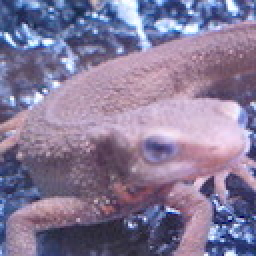
//> input picture ImageProcessing100/problems_31-40/imagelib/imori.jpg, 128 x 128 px (shown 2 times larger)
$ ./answer_40   (built with g++ and OpenCV 4)
//> lines starting //> are read from the running program, lines starting //| are printed output that depends on the picture; after the words box and inside, x2 and y2 are one past the last pixel; in counts of white or black regions, pixels touching at a corner belong together
/*
 * @Author: AIkikaze wenwenziy@163.com
 * @Date: 2023-05-08 15:34:54
 * @LastEditors: AIkikaze wenwenziy@163.com
 * @LastEditTime: 2023-05-09 15:45:18
 * @FilePath: \Cplusplus-playground\ImageProcessing100\problems_31-40\answer_cpp\answer_40.cpp
 * @Description:
 *
 */
#include <opencv2/core.hpp>
#include <opencv2/imgcodecs.hpp>
#include <opencv2/imgproc.hpp>
#include <opencv2/highgui.hpp>
#include <iostream>
#include <cstdio>
using namespace std;
using namespace cv;

void rgb2YCbCr(Mat &I) {
  double Y, Cb, Cr;
  for(int i = 0; i < I.rows; i++) {
    for(int j = 0; j < I.cols; j++) {
      Vec3d p = I.at<Vec3d>(i, j);
      Y = 0.299 * p[2] + 0.5870 * p[1] + 0.114 * p[0];
      Cb = - 0.1687 * p[2] - 0.3323 * p[1] + 0.5 * p[0] + 128;
      Cr = 0.5 * p[2] - 0.4187 * p[1] - 0.0813 * p[0] + 128;
      I.at<Vec3d>(i, j)[0] = Y;
      I.at<Vec3d>(i, j)[1] = Cb;
      I.at<Vec3d>(i, j)[2] = Cr;
    }
  }
}

void ycbcr2RGB(Mat &I) {
  double R, G, B;
  for(int i = 0; i < I.rows; i++) {
    for(int j = 0; j < I.cols; j++) {
      Vec3d p = I.at<Vec3d>(i, j);
      R = p[0] + (p[2] - 128) * 1.4102;
      G = p[0] - (p[1] - 128) * 0.3441 - (p[2] - 128) * 0.7139;
      B = p[0] + (p[1] - 128) * 1.7718;
      I.at<Vec3d>(i, j)[0] = B;
      I.at<Vec3d>(i, j)[1] = G;
      I.at<Vec3d>(i, j)[2] = R;
    }
  }
}

// T = 8
// F(u,v) = 2 / T * C(u)C(pv) * Sum_{y=0:T-1} Sum_{x=0:T-1}
//                  f(y,x) cos((2y+1)u*pi/2T) cos((2x+1)v*i/2T)
Mat dct(const Mat &I, int T) {
  double val, Cu, Cv;
  double cos1, cos2;
  double fator = CV_PI / (2.0 * T);
  Mat f = Mat::zeros(I.rows, I.cols, CV_64FC3);

  for(int r = 0; r < I.rows; r += T) {
    for(int l = 0; l < I.cols; l += T) {
      for(int c = 0; c < I.channels(); c++) {
        for(int u = 0; u < T; u++) {
          for(int v = 0; v < T; v++) {
            val = 0.0;
            Cu = Cv = 1.0;
            if(!u) Cu = 1. / sqrt(2);
            if(!v) Cv = 1. / sqrt(2);
            for(int y = 0; y < T; y++) {
              for(int x = 0; x < T; x++) {
                cos1 = cos((double)(2*y+1) * u * fator);
                cos2 = cos((double)(2*x+1) * v * fator);
                val += Cu * Cv * I.at<Vec3d>(r+y, l+x)[c] * cos1 * cos2;
              }
            }
            val *= 2.0 / T;
            f.at<Vec3d>(r+u, l+v)[c] = val;
          }
        }
      }
    }
  }

  return f;
}

// f(x,y) = 2 / T * Sum_{u=0:T-1} Sum_{v=0:T-1} * C(u)C(v)
//                  F(u,v) cos((2x+1)u*pi/2T) cos((2y+1)v*pi/2T)
Mat idct(const Mat &f, int T, int K) {
  double val, Cu, Cv;
  double cos1, cos2;
  double fator = CV_PI / (2.0 * T);
  Mat I = Mat::zeros(f.rows, f.cols, CV_64FC3);

  for(int r = 0; r < I.rows; r += T) {
    for(int l = 0; l < I.cols; l += T) {
      for(int c = 0; c < 3; c++) {
        for(int y = 0; y < T; y++) {
          for(int x = 0; x < T; x++) {
            val = 0.0;
            for(int u = 0; u < K; u++) {
              for(int v = 0; v < K; v++) {
                Cu = Cv = 1.0;
                if(!u) Cu = 1. / sqrt(2);
                if(!v) Cv = 1. / sqrt(2);
                cos1 = cos((double)(2*y+1) * u * fator);
                cos2 = cos((double)(2*x+1) * v * fator);
                val += Cu * Cv * f.at<Vec3d>(r+u, l+v)[c] * cos1 * cos2;
              }
            }
            val *= 2.0 / T;
            I.at<Vec3d>(r+y, l+x)[c] = val;
          }
        }
      }
    }
  }

  return I;
}

void quantize(Mat &I, int T) {
  double Q1[T][T] = {{16, 11, 10, 16, 24, 40, 51, 61},
                    {12, 12, 14, 19, 26, 58, 60, 55},
                    {12, 12, 14, 19, 26, 58, 60, 55},
                    {14, 17, 22, 29, 51, 87, 80, 62},
                    {18, 22, 37, 56, 68, 109, 103, 77},
                    {24, 35, 55, 64, 81, 104, 113, 92},
                    {49, 64, 78, 87, 103, 121, 120, 101},
                    {72, 92, 95, 98, 112, 100, 103, 99}
                    };
  double Q2[T][T] = {{17, 18, 24, 47, 99, 99, 99, 99},
                    {18, 21, 26, 66, 99, 99, 99, 99},
                    {24, 26, 56, 99, 99, 99, 99, 99},
                    {47, 66, 99, 99, 99, 99, 99, 99},
                    {99, 99, 99, 99, 99, 99, 99, 99},
                    {99, 99, 99, 99, 99, 99, 99, 99},
                    {99, 99, 99, 99, 99, 99, 99, 99},
                    {99, 99, 99, 99, 99, 99, 99, 99}
                    };

  for(int r = 0; r < I.rows; r += T) {
    for(int l = 0; l < I.cols; l += T) {
      for(int y = 0; y < T; y++) {
        for(int x = 0; x < T; x++) {
          I.at<Vec3d>(y, x)[0] = round(I.at<Vec3d>(y, x)[0] / Q1[y][x]) * Q1[y][x];
          I.at<Vec3d>(y, x)[1] = round(I.at<Vec3d>(y, x)[1] / Q2[y][x]) * Q2[y][x];
          I.at<Vec3d>(y, x)[2] = round(I.at<Vec3d>(y, x)[2] / Q2[y][x]) * Q2[y][x];
        }
      }
    }
  }
}

int main() {
  Mat img = imread("../imagelib/imori.jpg", IMREAD_COLOR);
//> img is the input picture: 128 rows x 128 cols, CV_8UC3; mean B, G, R 152.8, 121.8, 134.1
  int T = 8;
  int K = 7;
  Mat I = img.clone();

  I.convertTo(I, CV_64FC3);
  rgb2YCbCr(I);
//> the loop in rgb2YCbCr, `for(int i = 0; i < I.rows; i++)` made 128 passes
//> (Y, Cb, Cr) on passes 1 to 12: (122.4, 150.8, 112), (109.1, 152.1, 115.1), (103.9, 160.1, 112.4), (92.31, 167.8, 107.8), (75.2, 162.8, 112.9), (94.15, 152.1, 120.8), (88.18, 150.9, 115.7), (104.9, 160.1, 103.9), (141.3, 155.9, 117.8), (150.1, 153.7, 110.1), (168.9, 142, 128.1), (173.1, 139.6, 137.9)
//> after the loop in rgb2YCbCr, `for(int i = 0; i < I.rows; i++)`:
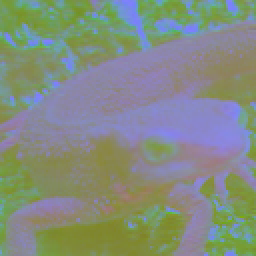
//> I: 128 rows x 128 cols, CV_64FC3 (shown 2 times larger); mean B, G, R 129, 141.3, 131.6
//> after the loop in rgb2YCbCr, `for(int i = 0; i < I.rows; i++)`: Y = 65.97; Cb = 156.2; Cr = 108.8
  Mat A = dct(I, T);
//> the loop in dct, `for(int r = 0; r < I.rows; r += T)` made 16 passes
//> val on passes 1 to 12: -0.0528, 0.00324, 0.0178, -0.139, -0.167, 0.0156, -0.732, 0.237, -0.135, -0.213, 0.0698, -0.0536
//> after the loop in dct, `for(int r = 0; r < I.rows; r += T)`:
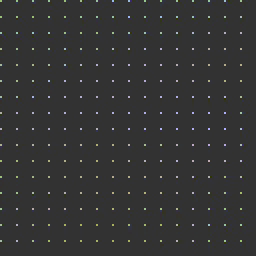
//> f: 128 rows x 128 cols, CV_64FC3 (shown 2 times larger); mean B, G, R 16.4, 17.7, 16.4; drawn with min black and max white
//> after the loop in dct, `for(int r = 0; r < I.rows; r += T)`: val = -0.0336; Cu = 1; cos1 = -0.195
  quantize(A, T);
//> after the loop in quantize, `for(int r = 0; r < I.rows; r += T)`: I: 128 rows x 128 cols, CV_64FC3; 0.39% of pixels changed, all inside (x1, y1, x2, y2) = (0, 0, 8, 8)
  Mat B = idct(A, T, K);
//> the loop in idct, `for(int r = 0; r < I.rows; r += T)` made 16 passes
//> val on passes 1 to 12: 103.7, 143.8, 140.2, 142, 140.1, 125.8, 121, 117.8, 127.3, 128, 115.2, 129
//> after the loop in idct, `for(int r = 0; r < I.rows; r += T)`: val = 108.8; Cu = 1; cos1 = 0.383
  ycbcr2RGB(B);
//> the loop in ycbcr2RGB, `for(int i = 0; i < I.rows; i++)` made 128 passes
//> (R, G, B) on passes 1 to 12: (100.1, 126.5, 163.1), (88.56, 107.9, 149.3), (85.71, 108.1, 165.1), (59.95, 89.34, 158.7), (57.63, 77.78, 140.9), (79.65, 87.06, 132.4), (73.1, 91.27, 131.3), (70.27, 110.7, 161.3), (128.7, 141, 192.6), (122.7, 152, 193.7), (174, 169.1, 198.4), (182.3, 157.5, 189.3)
//> after the loop in ycbcr2RGB, `for(int i = 0; i < I.rows; i++)`: R = 38.69; G = 69.84; B = 115.6
  B.convertTo(B, CV_8UC3);

  imshow("origin", img);
  imwrite("../imagelib/origin.jpg", img);
  imshow("jpeg", B);
  imwrite("../imagelib/jpeg_compress.jpg", B);
  waitKey();
  return 0;
}
